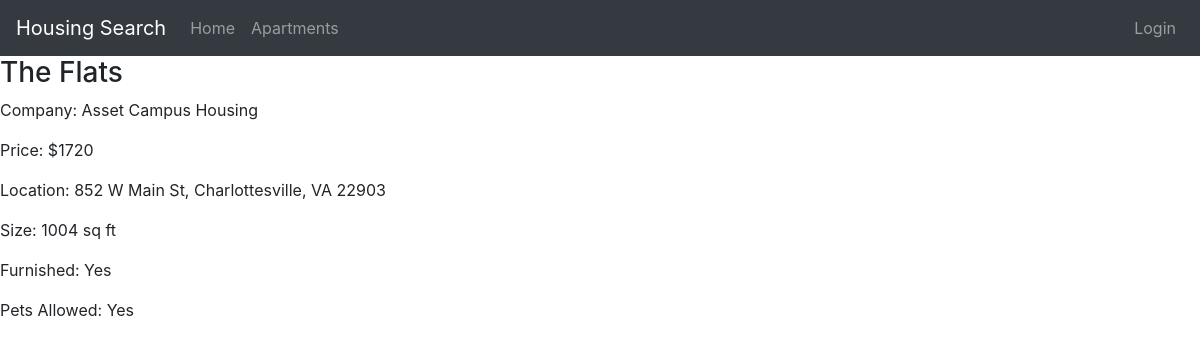
/apartments/1/, run on the app's committed database.
### housing_app/models.py (models this page shows)
class Apartment(models.Model):
	name = models.CharField(max_length=100)
	company = models.CharField(max_length=100)
	location = models.CharField(max_length=150)
	price = models.IntegerField()
	size = models.IntegerField()
	bedrooms = models.IntegerField()
	furnished = models.CharField(max_length=5)
	pets = models.CharField(max_length=5)

### housing_app/views.py (the view)
# urls.py: url(r'^apartments/(\d+)/', views.apartment_detail, name='apartment_detail'),
def apartment_detail(request, id):
	try:
		apartment = Apartment.objects.get(id=id)
	except Apartment.DoesNotExist:
		raise Http404("Apartment not found")
	return render(request, 'apartment_detail.html', {'apartment': apartment})

### housing_app/templates/apartment_detail.html
{% extends 'base.html' %}
	{% block content %}
	<div>
		<h3> {{ apartment.name|capfirst }} </h3>
		<p> Company: {{ apartment.company }} </p>
		<p> Price: ${{ apartment.price }} </p>
		<p> Location: {{ apartment.location }} </p>
		<p> Size: {{ apartment.size }} sq ft </p>
		<p> Furnished: {{ apartment.furnished }} </p>
		<p> Pets Allowed: {{ apartment.pets }} </p>
	</div>
	{% endblock content %}

### data on the page
Apartment: name "The Flats", company "Asset Campus Housing", price "1720", location "852 W Main St, Charlottesville, VA 22903", size "1004", furnished "Yes", pets "Yes"
